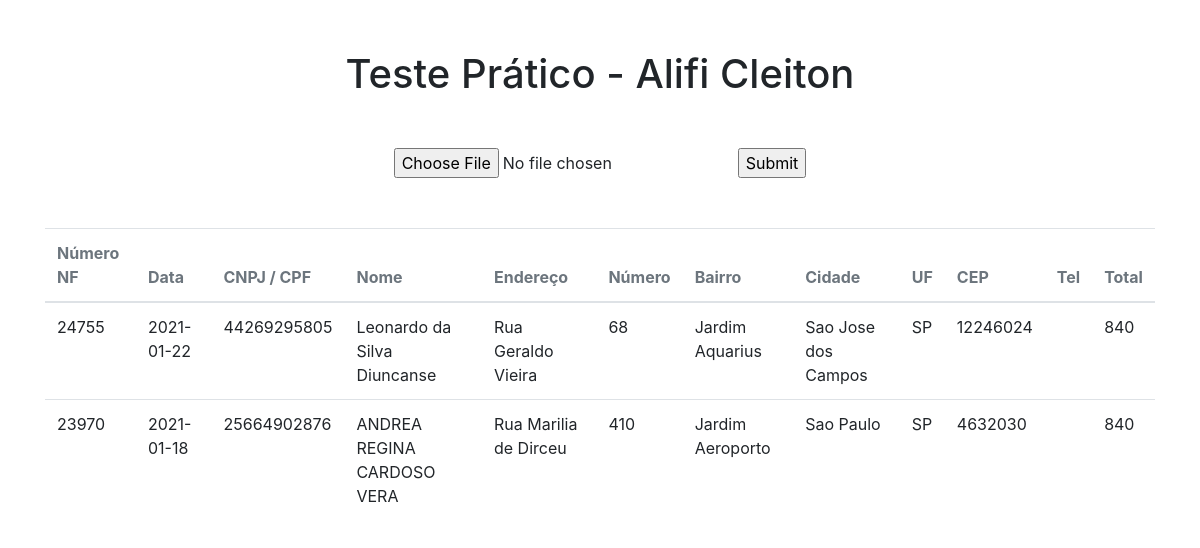
The page / on the database its author committed.
### tables this page shows
CREATE TABLE `dados` (
  `id` int(11) NOT NULL,
  `nNF` int(11) NOT NULL,
  `data` date NOT NULL,
  `cnpj` varchar(15) NOT NULL,
  `nome` varchar(30) NOT NULL,
  `endereco` varchar(50) NOT NULL,
  `numero` int(11) NOT NULL,
  `bairro` varchar(30) NOT NULL,
  `cidade` varchar(30) NOT NULL,
  `uf` varchar(15) NOT NULL,
  `cep` int(15) NOT NULL,
  `tel` varchar(15) NOT NULL,
  `total` double NOT NULL
);

### index.php (the view, shortened to what this page needs)
<?php
  include_once('conexao.php');
?>
<!DOCTYPE html>
<html lang="en">
<head>
  <link rel="stylesheet" href="style.css">
  <link rel="stylesheet" href="https://maxcdn.bootstrapcdn.com/bootstrap/4.0.0/css/bootstrap.min.css">
</head>
<body>
    <div class="container">
        <h1 class="titulo">Teste Prático - Alifi Cleiton</h1>
        <form class="formulario" action="registrar.php" method="POST" enctype="multipart/form-data">
            <input type="file" name="arquivo"><br>
            <input type="submit" name="enviar_arquivo">
        </form>
        <?php
            $query = "SELECT * from dados ";
            $result= mysqli_query($conexao, $query);
            $linha = mysqli_num_rows($result);
            if($linha == ''){
              echo "<h3> Não foram encontrados dados Cadastrados no Banco!! </h3>";
            }else{
          ?>
                <table class="table">
                    <thead class="text-secondary">
                      <th> Número NF </th>
                      <th> Data</th>
                      <th>CNPJ / CPF</th>
                      <th>Nome</th>
                      <th>Endereço</th>
                      <th>Número</th>
                      <th>Bairro</th>
                      <th>Cidade</th>
                      <th>UF</th>
                      <th>CEP</th>
                      <th>Tel</th>
                      <th>Total</th>
                    </thead>
                    <tbody>
                      <?php
                            while($res = mysqli_fetch_array($result)){
                              $nNF = $res["nNF"];
                              $data = $res["data"];
                              $cnpj = $res["cnpj"];
                              $nome = $res["nome"];
                              $endereco = $res["endereco"];
                              $numero = $res["numero"];
                              $bairro = $res["bairro"];
                              $cidade = $res["cidade"];
                              $uf = $res["uf"];
                              $cep = $res["cep"];
                              $tel = $res["tel"];
                              $total = $res["total"];
                      ?>
                        <td> <?php echo $nNF ?> </td>
                        <td> <?php echo $data ?> </td>
                        <td> <?php echo $cnpj ?> </td>
                        <td> <?php echo $nome ?> </td>
                        <td> <?php echo $endereco ?> </td>
                        <td> <?php echo $numero ?> </td>
                        <td> <?php echo $bairro ?> </td>
                        <td> <?php echo $cidade ?> </td>
                        <td> <?php echo $uf ?> </td>
                        <td> <?php echo $cep ?> </td>
                        <td> <?php echo $tel ?> </td>
                        <td> <?php echo $total ?> </td>
                        <tr>
                        <?php } ?>
                    </tbody>
                  </table>
          <?php } ?>
     </div>
</body>
</html>

### style.css (style rules this page uses)
.titulo { text-align: center; margin: 50px 0 50px 0; }
.formulario { display:flex; margin-bottom: 50px; justify-content: center; }

### rows shown on the page
dados: nNF "24755", data "2021-01-22", cnpj "44269295805", nome "Leonardo da Silva Diuncanse", endereco "Rua Geraldo Vieira", numero "68", bairro "Jardim Aquarius", cidade "Sao Jose dos Campos", uf "SP", cep "12246024", total "840"
dados: nNF "23970", data "2021-01-18", cnpj "25664902876", nome "ANDREA REGINA CARDOSO VERA", endereco "Rua Marilia de Dirceu", numero "410", bairro "Jardim Aeroporto", cidade "Sao Paulo", uf "SP", cep "4632030", total "840"
